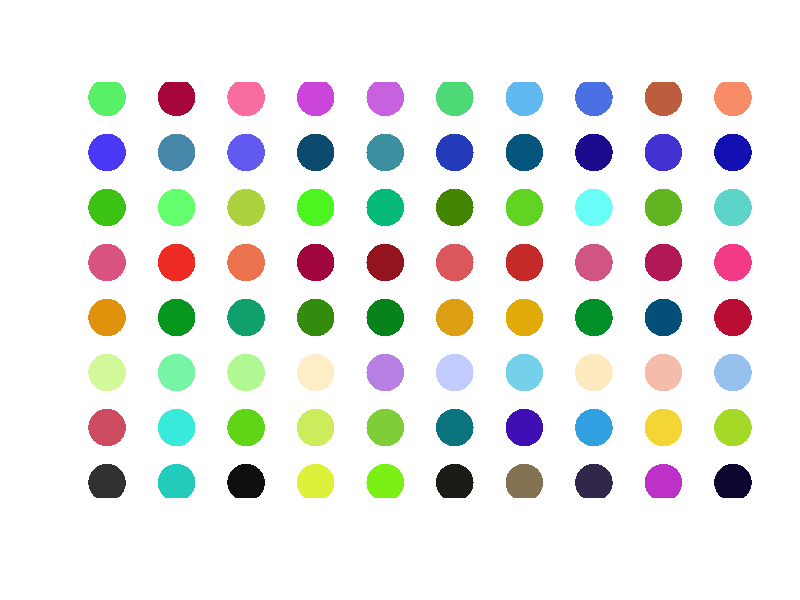

The R script that drew this image:
library(circlize)


### Name: rand_color
### Title: Generate random colors
### Aliases: rand_color

### ** Examples

plot(NULL, xlim = c(1, 10), ylim = c(1, 8), axes = FALSE, ann = FALSE)
points(1:10, rep(1, 10), pch = 16, cex = 5, 
    col = rand_color(10, luminosity = "random"))
points(1:10, rep(2, 10), pch = 16, cex = 5, 
    col = rand_color(10, luminosity = "bright"))
points(1:10, rep(3, 10), pch = 16, cex = 5, 
    col = rand_color(10, luminosity = "light"))
points(1:10, rep(4, 10), pch = 16, cex = 5, 
    col = rand_color(10, luminosity = "dark"))
points(1:10, rep(5, 10), pch = 16, cex = 5, 
    col = rand_color(10, hue = "red", luminosity = "bright"))
points(1:10, rep(6, 10), pch = 16, cex = 5, 
    col = rand_color(10, hue = "green", luminosity = "bright"))
points(1:10, rep(7, 10), pch = 16, cex = 5, 
    col = rand_color(10, hue = "blue", luminosity = "bright"))
points(1:10, rep(8, 10), pch = 16, cex = 5, 
    col = rand_color(10, hue = "monochrome", luminosity = "bright"))
